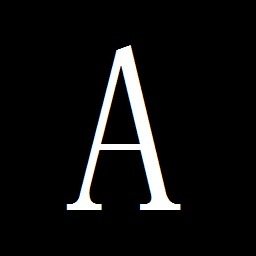
%> input picture cylindrical hologram/pic/A256.jpg, 256 x 256 px
$ octave test.m   (GNU Octave 9; MATLAB toolbox functions it lacks are replaced by stand-ins)
%> lines starting %> are read from the running program, lines starting %| are printed output that depends on the picture
%test

clc; clear;
imgA=double(rgb2gray(imread('pic\A256.jpg')));
%> imgA: size 256x256 double; min 0, max 255, mean 16.8
imgB=double(rgb2gray(imread('pic\B256.jpg')));
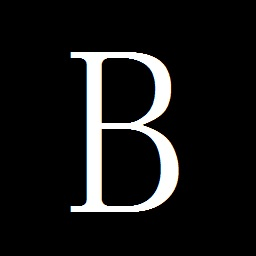
%> input picture cylindrical hologram/pic/B256.jpg, 256 x 256 px
%> imgB: size 256x256 double; min 0, max 255, mean 23.1
imgC=double(rgb2gray(imread('pic\C256.jpg')));
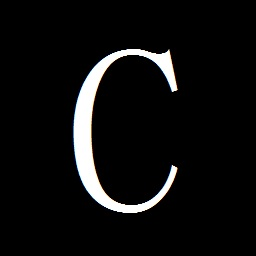
%> input picture cylindrical hologram/pic/C256.jpg, 256 x 256 px
%> imgC: size 256x256 double; min 0, max 255, mean 15
imgD=double(rgb2gray(imread('pic\D256.jpg')));
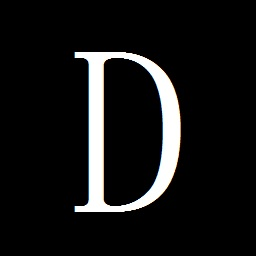
%> input picture cylindrical hologram/pic/D256.jpg, 256 x 256 px
%> imgD: size 256x256 double; min 0, max 255, mean 21.7

%imgA=imgA/max(max(imgA));
[mm,nn]=size(imgA);
%> mm = 256; nn = 256
img=zeros(mm,nn,nn);
img(:,1,:)=imgA;
img(1,:,:)=imgB;
img(:,nn,:)=imgC;
img(nn,:,:)=imgD;
[x,y,z]=meshgrid(1:mm,1:nn,1:nn);
figure;
view(3);
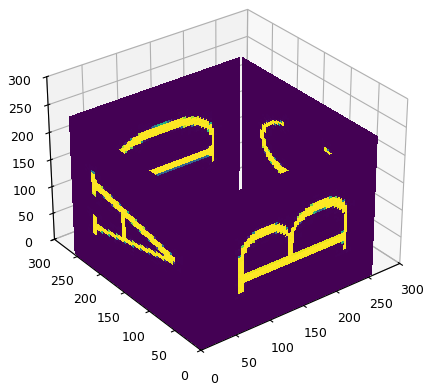
%> figure redrawn from the program's plot data
% [8 lines of commented-out code are left out]
slice(x,y,z,img,[1,mm],[1,nn],[]);
